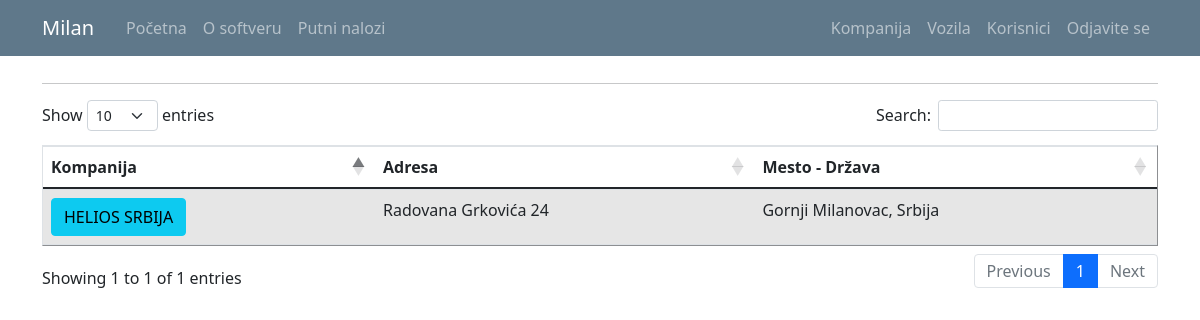
The page /company_list (signed in) on the database its author committed.
### putninalozi/models.py (models this page shows, shortened)
class User(db.Model, UserMixin):
    id = db.Column(db.Integer, primary_key=True)
    email = db.Column(db.String(120), unique=True, nullable=False)
    password = db.Column(db.String(60), nullable = False)
    name = db.Column(db.String(20), unique=False, nullable=False)
    surname = db.Column(db.String(20), unique=False, nullable=False)
    gender = db.Column(db.String(1)) #(0, "srednji"), (1, "muški"), (2, "ženski")
    workplace = db.Column(db.String(20), unique=False, nullable=False)
    authorization = db.Column(db.String(10), nullable = False) # ovde treba da budu tipovi korisnika: S_admin, C_admin, C_user
    company_id = db.Column(db.Integer, db.ForeignKey('company.id'), nullable=True)
    default_vehicle = db.Column(db.Integer) #kod radnika koji imaju svoj auto, da bude podrazumevana vrednost id tog vozila
    travelwarrants = db.relationship('TravelWarrant', backref='travelwarrant_user', lazy=True)

class Company(db.Model):
    id = db.Column(db.Integer, primary_key=True)
    companyname = db.Column(db.String(20), unique=True, nullable=False)
    company_address = db.Column(db.String(20), unique=False, nullable=False)
    company_address_number = db.Column(db.String(5), nullable=False)
    company_zip_code = db.Column(db.Integer, nullable=False)
    company_city = db.Column(db.String(20), unique=False, nullable=False)
    company_state = db.Column(db.String(20), unique=False, nullable=False)
    company_pib = db.Column(db.Integer, nullable=False)
    company_mb = db.Column(db.Integer, nullable=False)
    company_site = db.Column(db.String(20), unique=True, nullable=False) #vidi imali neki model tipa db.Link()
    company_mail = db.Column(db.String(120), unique=True, nullable=False)
    company_phone = db.Column(db.Integer, nullable=False)
    company_logo = db.Column(db.String(60), nullable=False)
    cashier_email = db.Column(db.String(120), unique=True, nullable=False) #mejl blagajnika koji će se koristiti kada se zatvrori nalog da pošalje pdf sa preračunatim računima i potrebnoj uplati
    CEO = db.Column(db.String(120), nullable=False) #ime i prezime direkora (osobe) koji odobrava putovanje, akontaciju ...
    users = db.relationship('User', backref='user_company', lazy=True)
    vehicles = db.relationship('Vehicle', backref='vehicle_company', lazy=True)
    travelwarrants = db.relationship('TravelWarrant', backref='travelwarrant_company', lazy=True)

### putninalozi/companys/routes.py (the view)
@companys.route("/company_list")
def company_list():
    if not current_user.is_authenticated:
        flash('Da bi ste pristupili ovoj stranici treba da budete ulogovani.', 'danger')
        return redirect(url_for('users.login'))
    companys = Company.query.all()
    return render_template('company_list.html', title='Companies', companys=companys)

### putninalozi/models.py (called while the page is built)
@login_manager.user_loader
def load_user(user_id):
    return User.query.get(int(user_id))

### putninalozi/templates/company_list.html (shortened to what this page needs)
{% extends "layout.html" %}
{% block content %}
<hr>
<table id="data" border="1" class="table table-striped">
  <thead>
    <tr>
      <th>Kompanija</th>
      <th>Adresa</th>
      <th>Mesto - Država</th>
    </tr>
  </thead>
  <tbody>
  {% if current_user.authorization == 's_admin' %}
    {% for company in companys %}
      <tr>
        <td><a class="mr-2 btn btn-info" href="{{ url_for('companys.company_profile', company_id=company.id) }}" title="Uređivanje Kompanije">{{ company.companyname }}</a></td>
        <td>{{ company.company_address }} {{ company.company_address_number }}</td>
        <td>{{ company.company_city }}, {{ company.company_state }}</td>
        <td>{{ company.company_site }} / {{ company.company_mail }} / {{ company.company_phone }}</td>
      </tr>
    {% endfor %}
  {% else %}
    {% for company in companys %}
      {% if company.companyname == current_user.user_company.companyname %}
        <tr>
          <td><a class="mr-2 btn btn-info" href="{{ url_for('companys.company_profile', company_id=company.id) }}" title="Uredđivanje Kompanije">{{ company.companyname }}</a></td>
          <td>{{ company.company_address }} {{ company.company_address_number }}</td>
          <td>{{ company.company_city }}, {{ company.company_state }}</td>
        </tr>
      {% endif %}
    {% endfor %}
  </tbody>
  {% endif %}
</table>
{% endblock content%}

### putninalozi/templates/layout.html (shortened to what this page needs)
<!doctype html>
<html lang="en">
  <head>
    <link rel="stylesheet" href="https://cdn.jsdelivr.net/npm/bootstrap@4.3.1/dist/css/bootstrap.min.css">
    <link rel="stylesheet" type="text/css" href="{{ url_for('static', filename='main.css') }}">
    <link href="https://cdn.jsdelivr.net/npm/bootstrap@5.0.1/dist/css/bootstrap.min.css" rel="stylesheet">
    <link rel="stylesheet" type="text/css" href="https://cdn.datatables.net/1.10.25/css/dataTables.bootstrap5.css">
  </head>
  <body>
    <header class="site-header">
      <nav class="navbar navbar-expand-md navbar-dark bg-steel fixed-top">
        <div class="container">
          <a class="navbar-brand mr-4" href="/">{{ current_user.name }}</a>
          <div class="collapse navbar-collapse" id="navbarToggle">
            <div class="navbar-nav mr-auto">
              {% if current_user.is_authenticated %}
                <a class="nav-item nav-link" href="{{ url_for('main.home') }}">Početna</a>
                <a class="nav-item nav-link" href="{{ url_for('main.about') }}">O softveru</a>
                <a class="nav-item nav-link" href="{{ url_for('travel_warrants.travel_warrant_list') }}">Putni nalozi</a>
              {% else %}
                <a class="nav-item nav-link" href="{{ url_for('main.home') }}">Početna</a>
                <a class="nav-item nav-link" href="{{ url_for('main.about') }}">O softveru</a>
              {% endif %}
            </div>
            <div class="navbar-nav">
              {% if current_user.is_authenticated %}
                {% if current_user.authorization == 's_admin' %}
                  <a class="nav-item nav-link" href="{{ url_for('companys.company_list') }}">Kompanija</a>
                  <a class="nav-item nav-link" href="{{ url_for('vehicles.vehicle_list') }}">Vozila</a>
                  <a class="nav-item nav-link" href="{{ url_for('users.user_list') }}">Korisnici</a>
                  <a class="nav-item nav-link" href="{{ url_for('users.logout') }}">Odjavite se</a>
                {% elif current_user.authorization == 'c_admin'%}
                  <a class="nav-item nav-link" href="{{ url_for('companys.company_list') }}">Kompanija</a>
                  <a class="nav-item nav-link" href="{{ url_for('vehicles.vehicle_list') }}">Vozila</a>
                  <a class="nav-item nav-link" href="{{ url_for('users.user_list') }}">Korisnici</a>
                  <a class="nav-item nav-link" href="{{ url_for('users.logout') }}">Odjavite se</a>
                {% else %}
                  <a class="nav-item nav-link" href="{{ url_for('users.logout') }}">Odjavite se</a>
                {% endif %}
              {% else %}
                <a class="nav-item nav-link" href="{{ url_for('users.login') }}">Prijavljivanje</a>
              {% endif %}
            </div>
          </div>
        </div>
      </nav>
    </header>
    <main role="main" class="container">
      <div class="row">
        <div class="col-md-12">
          {% block content %}{% endblock %}
        </div>
      </div>
    </main>
  </body>
</html>

### putninalozi/static/main.css (style rules this page uses)
body { background: #fafafa; color: #333333; margin-top: 5rem; }
.bg-steel { background-color: #5f788a; }
.site-header .navbar-nav .nav-link { color: #cbd5db; }

### rows shown on the page
User: name "Milan"
Company: companyname "HELIOS SRBIJA", company_address "Radovana Grkovića", company_address_number "24", company_city "Gornji Milanovac", company_state "Srbija"
